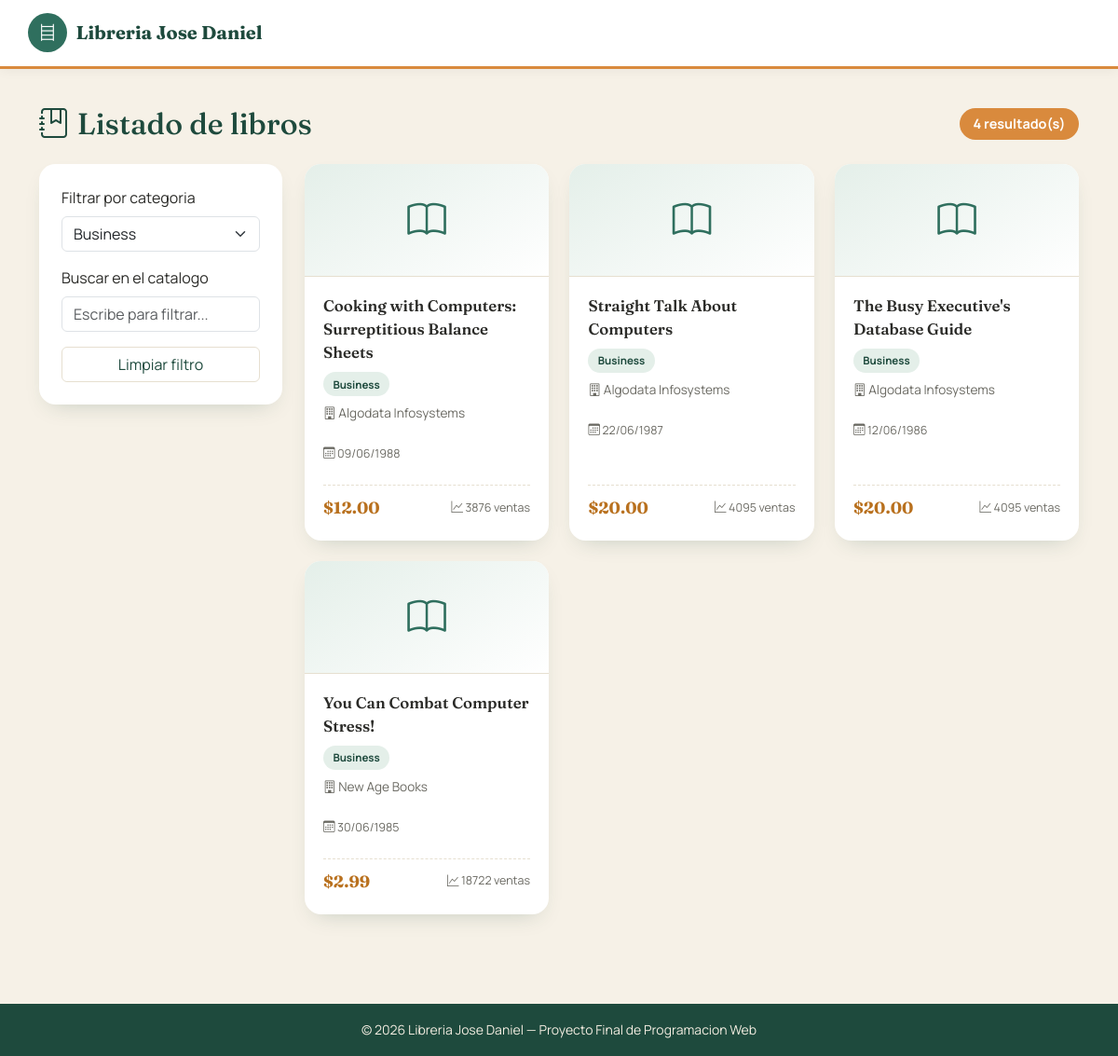
The app's page /libros.php?categoria=business with its own data.
### tables this page shows
CREATE TABLE `titulos` (
  `id_titulo` varchar(6) NOT NULL,
  `titulo` varchar(60) NOT NULL,
  `tipo` varchar(15) NOT NULL,
  `id_pub` varchar(4) NOT NULL,
  `precio` double default NULL,
  `avance` double default NULL,
  `total_ventas` int(11) default NULL,
  `notas` varchar(255) NOT NULL,
  `fecha_pub` datetime NOT NULL,
  `contrato` varchar(1) NOT NULL,
  PRIMARY KEY  (`id_titulo`)
);

CREATE TABLE `publicadores` (
  `id_pub` varchar(4) NOT NULL,
  `nombre_pub` varchar(30) NOT NULL,
  `ciudad` varchar(15) NOT NULL,
  `estado` varchar(2) NOT NULL,
  PRIMARY KEY  (`id_pub`)
);

### libros.php (the view, shortened to what this page needs)
<?php
$pdo = obtenerConexion();
$categoriaSeleccionada = isset($_GET['categoria']) ? trim($_GET['categoria']) : '';
$categorias = $pdo->query('SELECT DISTINCT tipo FROM titulos ORDER BY tipo')->fetchAll();
if ($categoriaSeleccionada !== '') {
    $sql = 'SELECT t.id_titulo, t.titulo, t.tipo, t.precio, t.total_ventas, t.fecha_pub, p.nombre_pub
            FROM titulos t
            LEFT JOIN publicadores p ON t.id_pub = p.id_pub
            WHERE t.tipo = :tipo
            ORDER BY t.titulo ASC';
    $consulta = $pdo->prepare($sql);
    $consulta->execute([':tipo' => $categoriaSeleccionada]);
} else {
    $sql = 'SELECT t.id_titulo, t.titulo, t.tipo, t.precio, t.total_ventas, t.fecha_pub, p.nombre_pub
            FROM titulos t
            LEFT JOIN publicadores p ON t.id_pub = p.id_pub
            ORDER BY t.titulo ASC';
    $consulta = $pdo->query($sql);
}
$libros = $consulta->fetchAll();
$totalLibros = count($libros);
require 'includes/header.php';
?>
<div class="page-heading">
    <h2><i class="bi bi-journal-bookmark"></i> Listado de libros</h2>
    <span class="count-pill"><?= $totalLibros ?> resultado(s)</span>
</div>
<div class="row g-4">
    <div class="col-lg-3">
        <div class="filter-panel">
            <form method="GET">
                <div class="mb-3">
                    <label for="categoria" class="form-label">Filtrar por categoria</label>
                    <select name="categoria" id="categoria" class="form-select" onchange="this.form.submit()">
                        <?php foreach ($categorias as $cat): ?>
                            <option value="<?= htmlspecialchars($cat['tipo']) ?>" <?= $categoriaSeleccionada === $cat['tipo'] ? 'selected' : '' ?>>
                                <?= htmlspecialchars(ucfirst($cat['tipo'])) ?>
                            </option>
                        <?php endforeach; ?>
                    </select>
                </div>
                <div class="mb-3">
                    <label for="buscador" class="form-label">Buscar en el catalogo</label>
                    <input type="text" id="buscador" class="form-control" placeholder="Escribe para filtrar...">
                </div>
                <?php if ($categoriaSeleccionada !== ''): ?>
                    <a href="libros.php" class="btn btn-outline-secondary w-100">Limpiar filtro</a>
                <?php endif; ?>
            </form>
        </div>
    </div>
    <div class="col-lg-9">
        <?php if ($totalLibros === 0): ?>
            <div class="panel text-center text-muted py-5">No se encontraron libros.</div>
        <?php else: ?>
            <div class="book-grid" id="listaLibros">
                <?php foreach ($libros as $libro): ?>
                    <div class="book-card item-buscable">
                        <div class="book-card__cover">
                            <i class="bi bi-book"></i>
                        </div>
                        <div class="book-card__body">
                            <p class="book-card__title"><?= htmlspecialchars($libro['titulo']) ?></p>
                            <div class="book-card__meta">
                                <span class="tag"><?= htmlspecialchars($libro['tipo']) ?></span>
                            </div>
                            <p class="book-card__publisher"><i class="bi bi-building"></i> <?= htmlspecialchars($libro['nombre_pub'] ?? 'N/D') ?></p>
                            <p class="book-card__date"><i class="bi bi-calendar3"></i> <?= date('d/m/Y', strtotime($libro['fecha_pub'])) ?></p>
                            <div class="book-card__footer">
                                <span class="book-card__price"><?= $libro['precio'] !== null ? '$' . number_format((float)$libro['precio'], 2) : 'N/D' ?></span>
                                <span class="book-card__sales"><i class="bi bi-graph-up"></i> <?= $libro['total_ventas'] !== null ? (int)$libro['total_ventas'] : 0 ?> ventas</span>
                            </div>
                        </div>
                    </div>
                <?php endforeach; ?>
            </div>
        <?php endif; ?>
    </div>
</div>
<?php require 'includes/footer.php'; ?>

### css/style.css (style rules this page uses)
:root { --color-bg: #f6f1e7; --color-surface: #ffffff; --color-primary: #2f6f5e; --color-primary-dark: #1e4a3d; --color-primary-light: #e4efe9; --color-accent: #d98a3d; --color-accent-dark: #b9711f; --color-text: #2b2b28; --color-text-muted: #6b6a63; --color-border: #e6dfd0; --radius-lg: 1.1rem; --radius-md: 0.75rem; --shadow-soft: 0 10px 25px -12px rgba(30, 74, 61, 0.25); }
body { background-color: var(--color-bg); color: var(--color-text); display: flex; flex-direction: column; min-height: 100vh; font-family: 'Manrope', sans-serif; }
h1, h2, h3, h4, h5, h6 { font-family: 'Fraunces', serif; color: var(--color-primary-dark); }
.book-grid { display: grid; grid-template-columns: repeat(auto-fill, minmax(230px, 1fr)); gap: 1.4rem; }
.book-card { background-color: var(--color-surface); border-radius: var(--radius-lg); box-shadow: var(--shadow-soft); overflow: hidden; display: flex; flex-direction: column; transition: transform 0.18s ease-in-out, box-shadow 0.18s ease-in-out; }
.book-card__cover { background: linear-gradient(150deg, var(--color-primary-light), #fff); display: flex; align-items: center; justify-content: center; padding: 1.8rem 0; font-size: 2.6rem; color: var(--color-primary); border-bottom: 1px solid var(--color-border); }
.book-card__body { padding: 1.15rem 1.25rem 1.35rem; display: flex; flex-direction: column; gap: 0.5rem; flex: 1; }
.book-card__title { font-family: 'Fraunces', serif; font-weight: 600; font-size: 1.05rem; margin: 0; color: var(--color-text); }
.book-card__meta { display: flex; flex-wrap: wrap; gap: 0.4rem; align-items: center; }
.tag { display: inline-block; font-size: 0.72rem; text-transform: capitalize; font-weight: 700; padding: 0.28rem 0.65rem; border-radius: 999px; background-color: var(--color-primary-light); color: var(--color-primary-dark); }
.book-card__publisher { font-size: 0.85rem; color: var(--color-text-muted); }
.book-card__footer { margin-top: auto; display: flex; align-items: center; justify-content: space-between; padding-top: 0.65rem; border-top: 1px dashed var(--color-border); }
.book-card__price { font-family: 'Fraunces', serif; font-weight: 700; color: var(--color-accent-dark); font-size: 1.1rem; }
.book-card__sales { font-size: 0.78rem; color: var(--color-text-muted); }
.book-card__date { font-size: 0.78rem; color: var(--color-text-muted); }
.filter-panel { background-color: var(--color-surface); border-radius: var(--radius-lg); box-shadow: var(--shadow-soft); padding: 1.5rem; position: sticky; top: 1.5rem; }
.btn-outline-secondary { color: var(--color-primary-dark); border-color: var(--color-border); }
.page-heading { display: flex; justify-content: space-between; align-items: center; flex-wrap: wrap; gap: 0.75rem; margin-bottom: 1.5rem; }
.page-heading h2 { display: flex; align-items: center; gap: 0.55rem; margin: 0; }
.count-pill { background-color: var(--color-accent); color: #fff; font-weight: 700; padding: 0.4rem 0.9rem; border-radius: 999px; font-size: 0.9rem; }

### records on screen
titulos: titulo "Cooking with Computers: Surreptitious Balance Sheets", tipo "Business", id_pub.nombre_pub "Algodata Infosystems", fecha_pub "09/06/1988", precio "12.00", total_ventas "3876"
titulos: titulo "Straight Talk About Computers", tipo "Business", id_pub.nombre_pub "Algodata Infosystems", fecha_pub "22/06/1987", precio "20.00", total_ventas "4095"
titulos: titulo "The Busy Executive's Database Guide", tipo "Business", id_pub.nombre_pub "Algodata Infosystems", fecha_pub "12/06/1986", precio "20.00", total_ventas "4095"
titulos: titulo "You Can Combat Computer Stress!", tipo "Business", id_pub.nombre_pub "New Age Books", fecha_pub "30/06/1985", precio "2.99", total_ventas "18722"

### other values on screen
$totalLibros "4"
form field categoria "Business"
